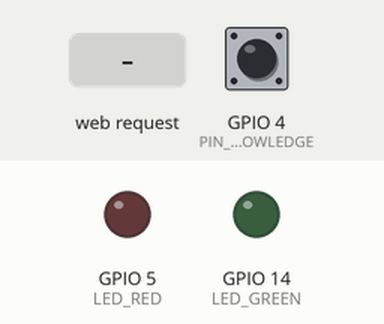
This sketch was run on a simulated ESP8266 (NodeMCU). On the bench: output pins drawn as LEDs (lit = HIGH). The test bench sets the inputs (shaded band); at power-on: GPIO 4 (PIN_ACKNOWLEDGE) HIGH. WiFi joins after 1.5 s; servers stay silent unless stated; uploads are accepted with an empty reply; EEPROM starts erased.

Above: at 2.9 s.
3.0 s: HTTP request GET /ack received
At 3.8 s:
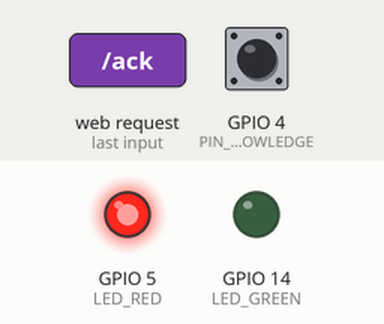
6.0 s: GPIO 4 (PIN_ACKNOWLEDGE) pulled LOW for 0.15 s
At 6.5 s:
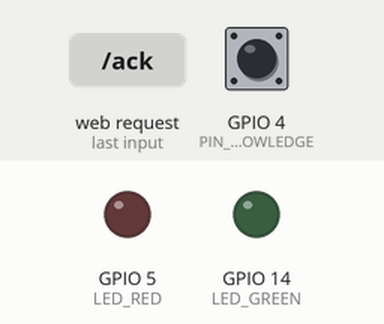
7.6 s: HTTP request GET /go received
At 8.9 s:
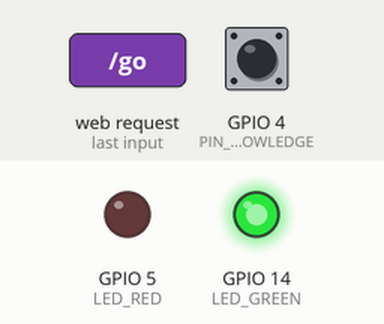
10.6 s: HTTP request GET /ack?cue=1 received
At 13.4 s:
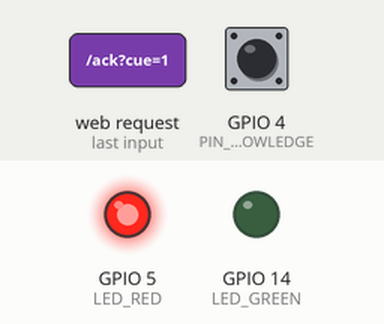
13.6 s: GPIO 4 (PIN_ACKNOWLEDGE) pulled LOW for 1 s
At 14.6 s:
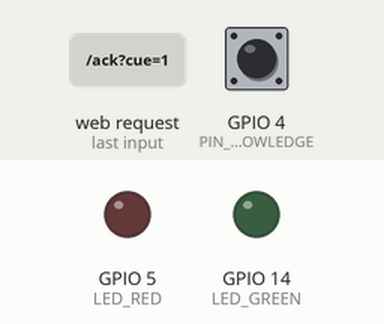
Timing chart, 0 to 16.6 s (numbered marks = the images above; inputs shaded):
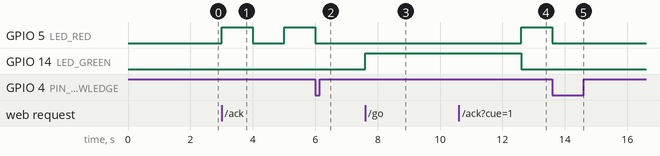

Measured:
- after the input at 3.0 s, GPIO 5 (LED_RED): LOW → HIGH at once, → LOW 1.0 s later, → HIGH 1.0 s later
- after the input at 6.0 s, GPIO 5 (LED_RED): goes on until 6.0 s, then stays LOW
- after the input at 7.6 s, GPIO 14 (LED_GREEN): LOW → HIGH at once
- after the input at 10.6 s, GPIO 5 (LED_RED): LOW → HIGH after 2.0 s
- after the input at 13.6 s, GPIO 5 (LED_RED): goes on until 13.6 s, then stays LOW

The sketch:

qbox.ino
```cpp
#include <ESP8266HTTPClient.h>

#include <EEPROM.h>
#include "qbox.h"
#include <ESP8266WiFi.h>
#include <ESP8266WebServer.h>
#include <DNSServer.h>
#include <WiFiManager.h>
#include <ArduinoJson.h>


ESP8266WebServer server(REC_PORT);
WiFiManager wifiManager;

unsigned long lastMillis;
unsigned long currMillis;
unsigned long last;
unsigned long period = 1000;
String qVersion = "0.01";
String qboxName = "QBox-" + String(ESP.getChipId());
const char* id = qboxName.c_str();
bool waitingOnAck = false;
const uint16_t locPort = 23352;
const uint32_t stepDur = 2000;

void setup() {

  Serial.begin(115200);
  pinMode(LED_RED, OUTPUT);
  pinMode(LED_GREEN, OUTPUT);

  digitalWrite(LED_RED, LED_OFF);
  digitalWrite(LED_GREEN, LED_OFF);

  pinMode(PIN_ACKNOWLEDGE, INPUT_PULLUP);
  pinMode(PIN_GO, INPUT_PULLUP);

  readApi(api);
  launchWiFi();

  WiFiClient client;
  HTTPClient http;

  String ip = WiFi.localIP().toString();

  if (http.begin(client, api + "/qbox/create")) {
    http.addHeader("Content-Type", "application/json");
    int httpCode = http.POST(toJSONQBox());
  }
  http.end();

  server.on("/go", HTTP_GET, handleGo);
  server.on("/ack", HTTP_GET, handleAck);
  server.on("/util/qbox/info", HTTP_GET, handleBoardInfo);
  server.on("/util/qbox/ver", HTTP_GET, handleVer);
  server.on("/util/qbox/assigned", HTTP_GET, []() {
    server.send(200, "text/html", "QBox assignment acknowledged.");
  });
  server.begin();
}

void readApi(String &api) {
  char idArr[32];
  unsigned char k;
  int i = 0;
  EEPROM.begin(512);
  k = EEPROM.read(API_ADDR);
  for (i; i<33; i++) {
    if (k != '\0') {
      k = EEPROM.read(API_ADDR + i);
      idArr[i] = k;
    }
  }
  EEPROM.end();
  yield();
  idArr[i] = '\0';
  api = String(idArr);
}

void storeApi(String id) {
  int i;
  int size = id.length();
  char idArr[size+1];
  strcpy(idArr, id.c_str());
  EEPROM.begin(512);
  for (i=0; i < size; i++) {
    EEPROM.write(API_ADDR+i, idArr[i]);
  }
  EEPROM.write(API_ADDR+size, '\0');
  EEPROM.commit();
  EEPROM.end();
}

void loop() {
  server.handleClient();
}

void configModeCallback(WiFiManager *wifiManager) {
  bool redOn = digitalRead(LED_RED);
  if (millis() - last > 500) {
    last = millis();
    redOn = !redOn;
    digitalWrite(LED_GREEN, !redOn);
    digitalWrite(LED_RED, redOn);
  }
}

void apiCallback(WiFiManager *wifiManager) {
  String uri = wifiManager->api_static_name;
  storeApi(uri);
}

void launchWiFi() {
  wifiManager.setAPISaveCallback(apiCallback);
  wifiManager.setLoopCallback(configModeCallback);
  wifiManager.autoConnect(id);
  wifiManager.setLoopCallback(NULL);
  digitalWrite(LED_GREEN, LED_OFF);
  digitalWrite(LED_RED, LED_OFF);
}

const char* wl_status_to_string(wl_status_t status) {
  switch (status) {
    case WL_NO_SHIELD: return "WL_NO_SHIELD";
    case WL_IDLE_STATUS: return "WL_IDLE_STATUS";
    case WL_NO_SSID_AVAIL: return "WL_NO_SSID_AVAIL";
    case WL_SCAN_COMPLETED: return "WL_SCAN_COMPLETED";
    case WL_CONNECTED: return "WL_CONNECTED";
    case WL_CONNECT_FAILED: return "WL_CONNECT_FAILED";
    case WL_CONNECTION_LOST: return "WL_CONNECTION_LOST";
    case WL_DISCONNECTED: return "WL_DISCONNECTED";
  }
}

void handleVer() {
  server.send(200, "text/html", qVersion);
}

void handleBoardInfo() {
  String info = "";
  info += "Chip ID: " + String(ESP.getChipId()) + "\n";
  info += "Flash Chip Size: " + String(ESP.getFlashChipSize()) + "\n";
  info += "Flash Chip Speed: " + String(ESP.getFlashChipSpeed()) + "\n";
  info += "Flash Chip Mode: " + String(ESP.getFlashChipMode()) + "\n";
  info += "Sketch Size: " + String(ESP.getSketchSize()) + "\n";
  info += "Sketch MD5: " + String(ESP.getSketchMD5()) + "\n";
  server.send(200, "text/html", info);
}

String toJSON(String cue, String message) {
  DynamicJsonBuffer jsonBuffer;
  JsonObject& root = jsonBuffer.createObject();
  JsonObject& qbox = root.createNestedObject("qbox");
  root["text"] = message;
  root["cue"] = String(cue);
  qbox["id"] = String(id);
  qbox["ip"] = WiFi.localIP().toString();
  String json;
  root.prettyPrintTo(json);
  return json;
}

String toJSONQBox() {
  DynamicJsonBuffer jsonBuffer;
  JsonObject& root = jsonBuffer.createObject();
  root["isAssigned"] = true;
  root["name"] = String(ESP.getChipId());
  root["id"] = String(ESP.getChipId());
  root["ipAddress"] = WiFi.localIP().toString() + ":1000";
  String json;
  root.prettyPrintTo(json);
  return json;
}

void handleGo() {
  digitalWrite(LED_GREEN, HIGH);
  String cue;
  if (server.arg("cue") == "") {
    cue = "?";
  } else {
    cue = server.arg("cue");
  }
  server.send(200, "text/json", toJSON(cue, "Go command received."));
  delay(5000);
  digitalWrite(LED_GREEN, LOW);
}

void handleAck() {
  String cue;
  if (server.arg("cue") == "") {
    cue = "?";
  } else {
    cue = server.arg("cue");
  }
  while (digitalRead(PIN_ACKNOWLEDGE) != SWITCH_IS_DOWN) {
    bool ledOn = digitalRead(LED_RED);
    currMillis = millis();
    if (currMillis - lastMillis > period) {
      ledOn = !ledOn;
      digitalWrite(LED_RED, ledOn);
      lastMillis = currMillis;
    }
    yield();
  }
  currMillis = 0;
  digitalWrite(LED_RED, LED_OFF);
  server.send(200, "text/json", toJSON(cue, "Request acknowledged."));
}
```

qbox.h
```cpp
#ifndef QBOX_h
#define QBOX_h
#endif

#define LED_RED 5
#define LED_GREEN 14
#define PIN_ACKNOWLEDGE  4
#define PIN_GO 12

#define LED_ON HIGH
#define LED_OFF LOW

#define SWITCH_IS_DOWN LOW

#define REC_PORT 1000

int API_ADDR = 0;
String api;
```
